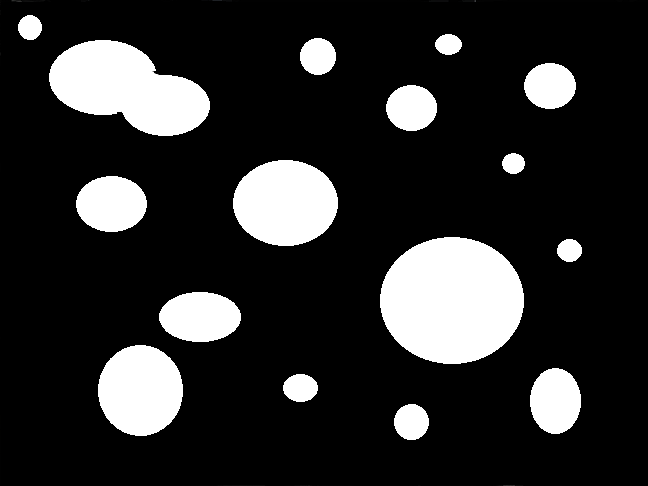
#> input picture labeling_sample.png, 648 x 486 px
$ jupyter execute --allow-errors p156.ipynb
#> lines starting #> are read from the running program, lines starting #| are printed output that depends on the picture; after the words box and inside, x2 and y2 are one past the last pixel; in counts of white or black regions, pixels touching at a corner belong together
[cell 1]
import cv2
import numpy as np
file_src = 'labeling_sample.png'
thresh = 100

[cell 2]
img_src = cv2.imread(file_src, 0) #入力画像の読み込み(カラー:1/グレースケール:0)
#> img_src: shape (486, 648); min 0, max 255, mean 44.2

ret,img_dst = cv2.threshold(img_src, thresh, 255, cv2.THRESH_BINARY)#2値化処理
#> img_dst: shape (486, 648); 17.3% white; 16 white regions, largest, box (x1, y1, x2, y2) and area: (380, 237, 524, 364) 14356, (49, 40, 210, 136) 9862, (233, 160, 338, 246) 7080
#> ret = 100

cv2.imshow("dst Show threshold Image", img_dst)

nlabel,img_lab = cv2.connectedComponents(img_dst)
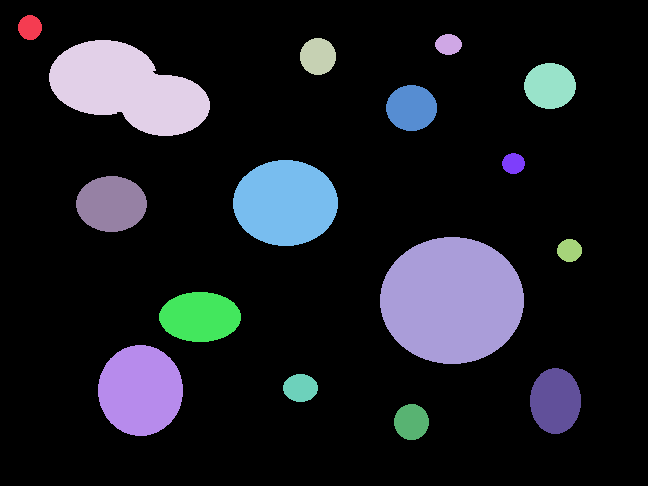
#> img_lab: shape (486, 648) int32; 17 distinct labels, from 0 to 16; one colour per label, 0 black
#> nlabel = 17

L_area = []

#> (the rest of this cell did not finish here and is left out)
